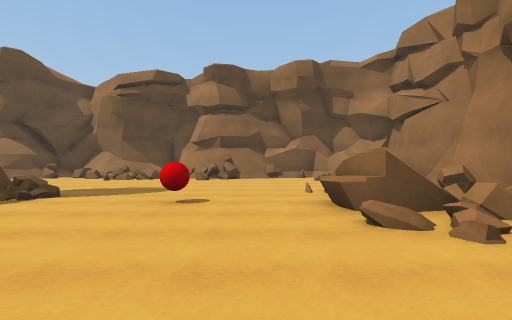
view 1 (above)

20 first-person views from a walk through a Unity game level. The camera is 1.4 m above the floor, looks level and sees 85° across. The floor is counted in squares, 2 m on a side. Each view is taken from the middle of a square. On the plan, view 1 faces up. The plan holds only what a view shows up to about 9 squares ahead; the rest is blank. The place goes on beyond the plan. Some animated figures are not drawn.

view 2
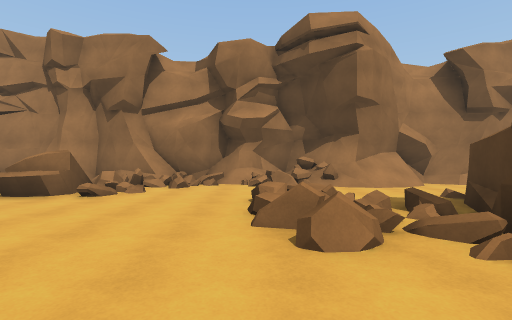

view 3
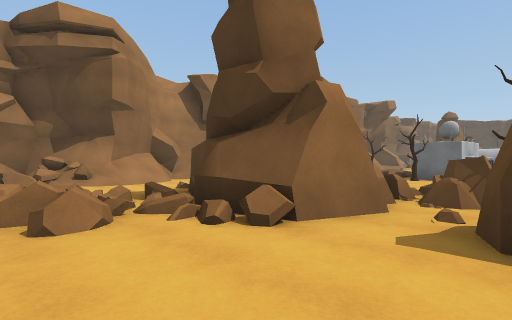

view 4
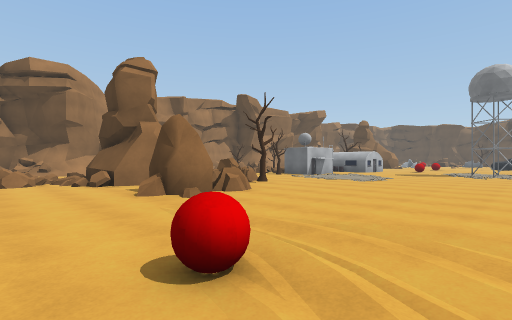

view 5
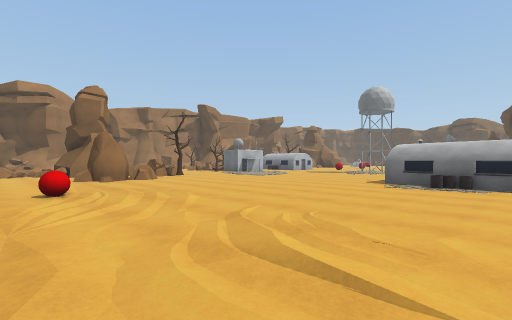

view 6
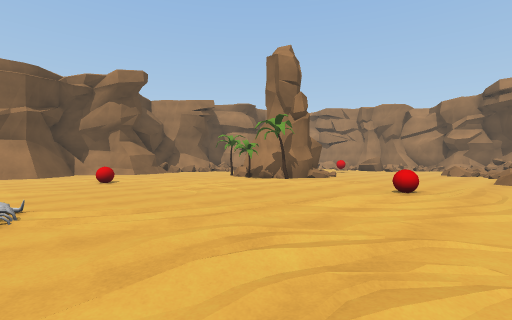

view 7
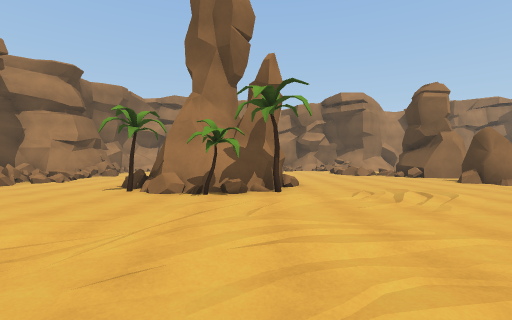

view 8
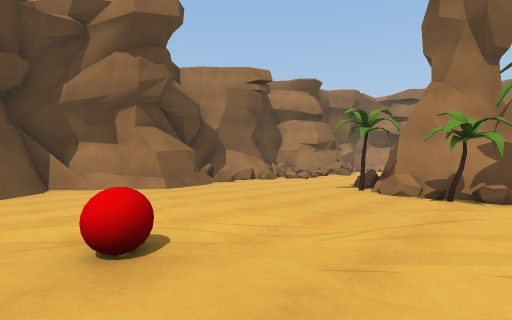

view 9
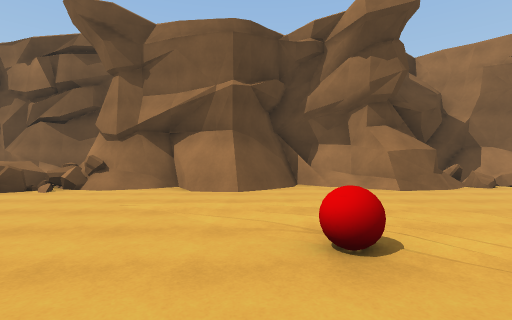

view 10
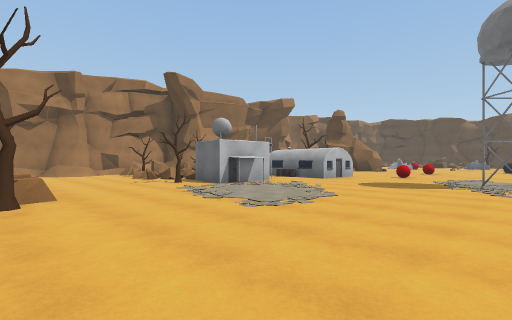

view 11
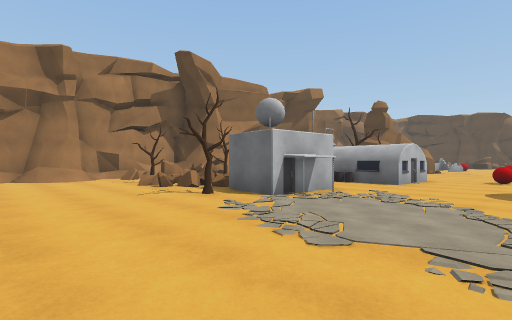

view 12
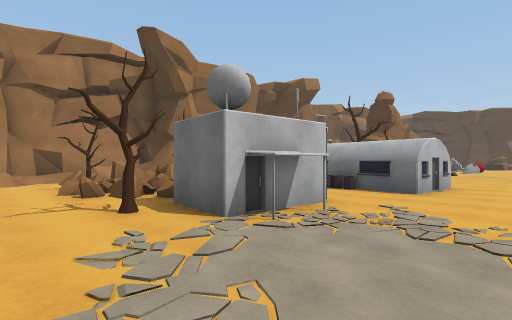

view 13
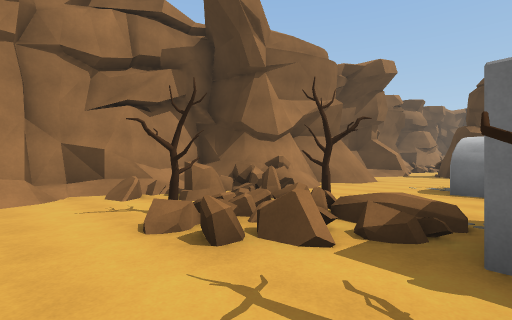

view 14
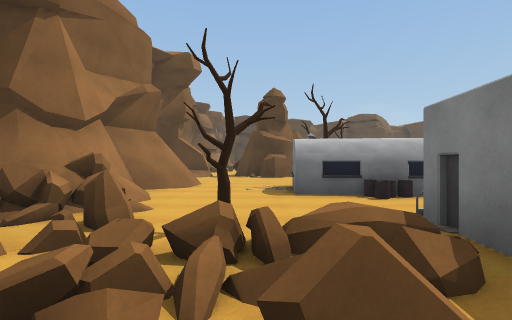

view 15
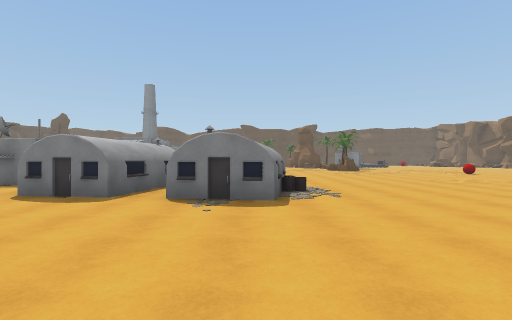

view 16
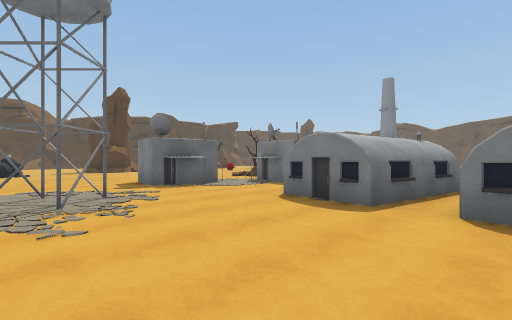

view 17
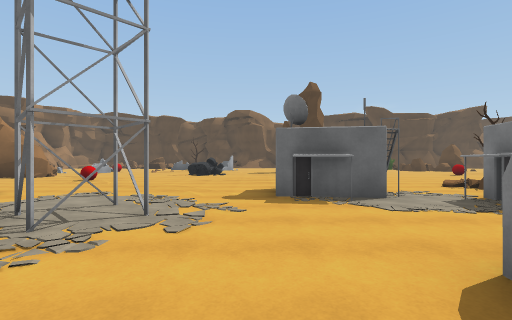

view 18
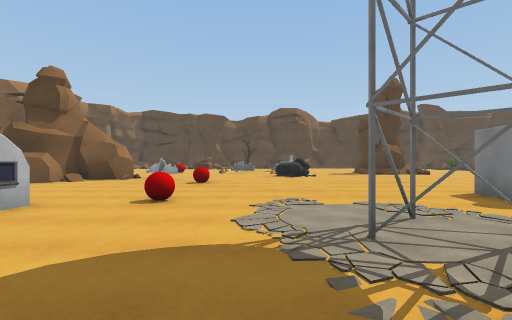

view 19
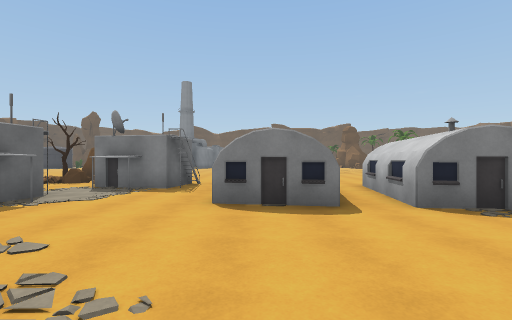

view 20
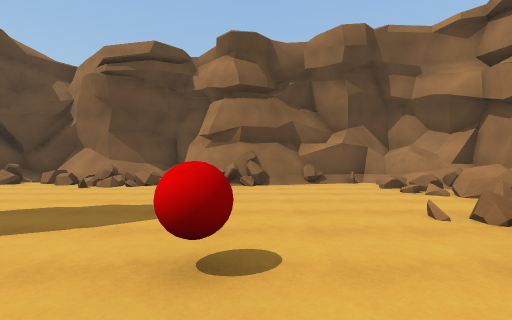

### Floor plan
Key: @ floor where view 1 was taken; # wall or solid block; x gap in a wall; . floor; / step, stairs or slope; = window, fence, low wall or low ledge; ^ raised ledge; B red ball; R rock; T tree; U building; O other object.
Columns run from 18 left of view 1 to 5 right of it. Each row starts with its distance up from view 1.
 13             #
 12 ############## ########
 11 #/###..##/=.===###///=#
 10 ...............  .../#=
  9 ..................../=#
  8 .....................=#
  7  .........T==........^#
  6   ...B....###=......= #
  5   ........T###=..B.==##
  4   ........T#  .....=#=##
  3   ..........   ......=##
  2   =...........  .....==#
  1   ............ .......=#
  0   ...............=@=..=#
 -1  ........B.......=.=  =#
 -2  .../...........##....=#
 -3  ...........R#.###.../##
 -4  ...........RR.# ###.//#
 -5  .............R^    ../#
 -6  ............TRR      ##
 -7  .............R......  #
 -8   .UU..................#
 -9   UUUU................##
-10   UUUU.................#
-11   ............U#T.=T.=##
-12   UUU.........UUUx=#=^/^
-13     U..........U#.T.##/#
-14  .. ................=#^^
-15  U#.....##......U.../#
-16  UU.....##....UUUU...#
-17 R U.#U........U  U..##
-18 R/.UUU......B..OT...#
-19 R/...U..............
-20  .. .............
-21  .. ........B....
-22     ......... ..##

Where each view was taken, in squares from view 1:
view 1: 0 up, 0 right, facing up
view 2: 0 up, 4 left, facing right
view 3: 0 up, 5 left, facing down-right
view 4: 0 up, 11 left, facing down-right
view 5: 0 up, 16 left, facing down-right
view 6: 3 down, 16 left, facing up-right
view 7: 4 up, 14 left, facing right
view 8: 4 up, 14 left, facing up-right
view 9: 4 up, 14 left, facing up
view 10: 6 down, 10 left, facing down-right
view 11: 7 down, 7 left, facing down-right
view 12: 9 down, 6 left, facing down-right
view 13: 9 down, 2 left, facing down-right
view 14: 10 down, 0 right, facing down
view 15: 9 down, 8 left, facing left
view 16: 10 down, 9 left, facing down-left
view 17: 12 down, 12 left, facing down
view 18: 13 down, 8 left, facing down
view 19: 13 down, 9 left, facing left
view 20: 3 up, 1 left, facing up
